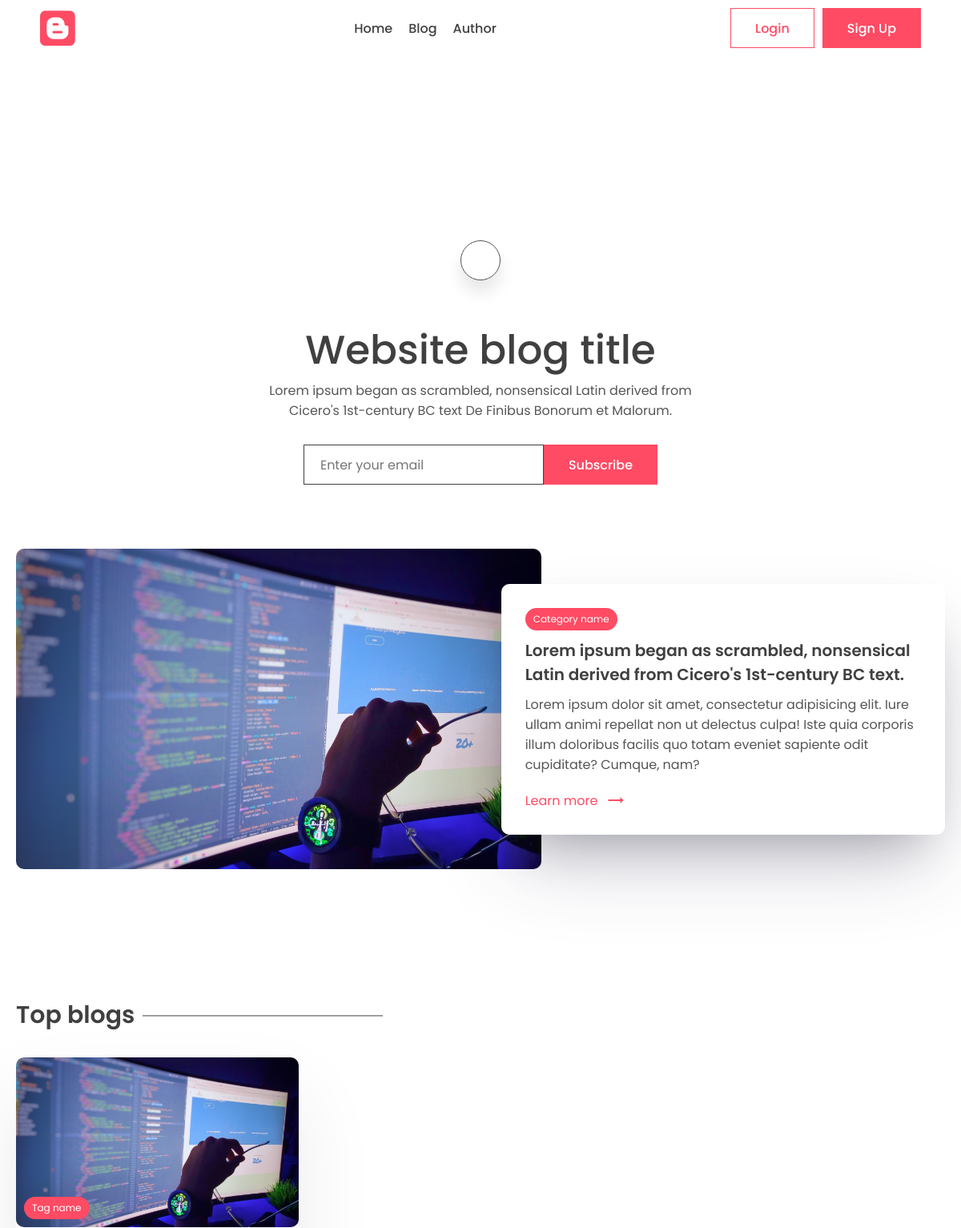
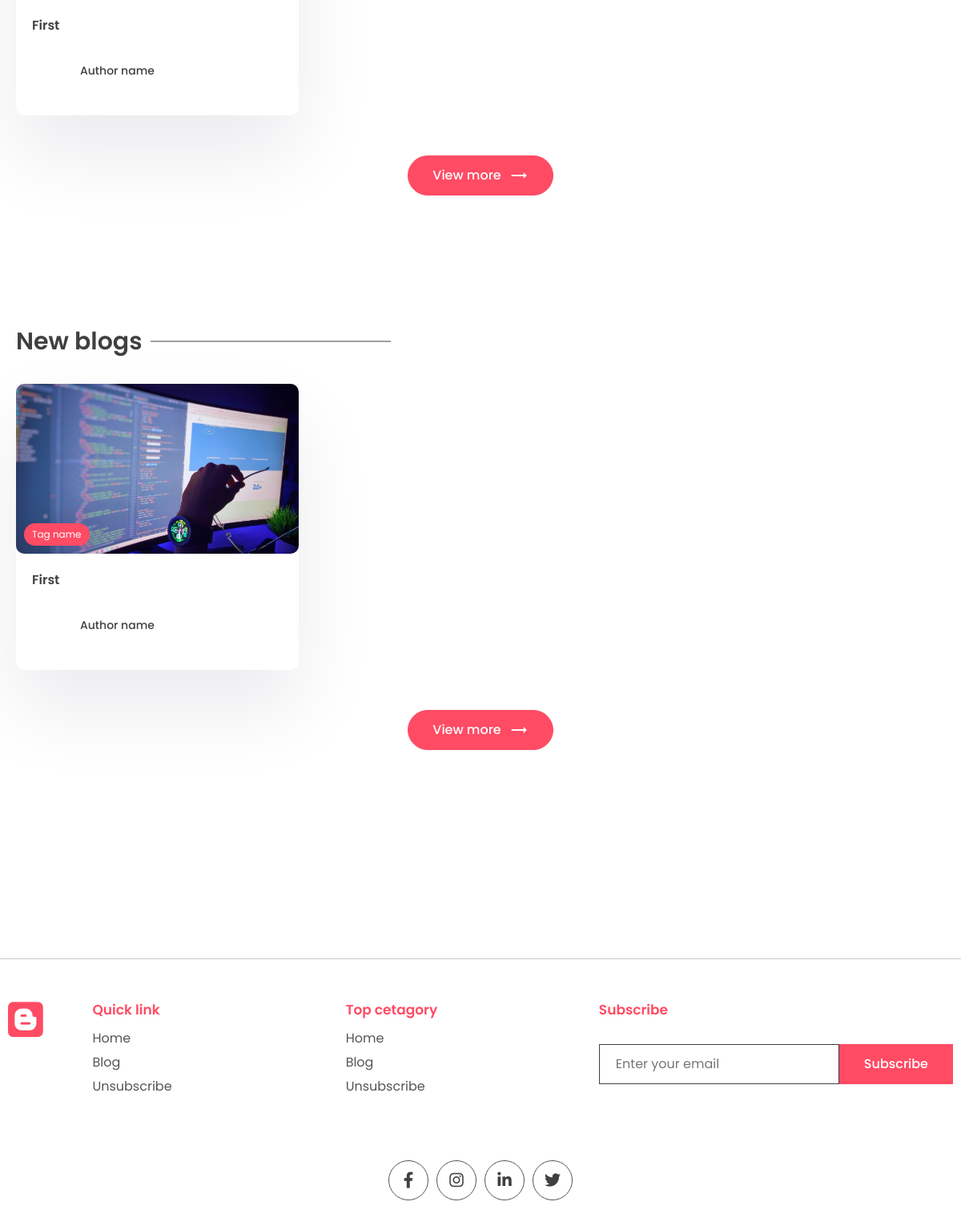
The page / on the database its author committed (2 pictures, top to bottom).
### app/models.py (models this page shows)
class Post(models.Model):
    title=models.CharField(max_length=200)
    content=models.TextField()
    last_updates=models.DateTimeField(auto_now=True)
    slug=models.SlugField(max_length=200,unique=True)
    image=models.ImageField(null=True,blank=True,upload_to="images/")
    tags=models.ManyToManyField(Tag,blank=True,related_name='post')

### app/views.py (the view)
# urls.py: path('', views.index,name="index"),
def index(request):
    posts=Post.objects.all()
    context={'posts':posts}
    return render(request,'app/index.html',context)

### app/templates/app/index.html (shortened to what this page needs)
{% extends "base.html" %}
{% block content%}
    <main class="sp">
      <div class="container">
        <center>
          <div class="search-bar">
            <div class="animated-search" onclick="searchbar()">
            </div>
          </div>
          <div class="typo">
            <h1 class="title">Website blog title</h1>
            <p>
              Lorem ipsum began as scrambled, nonsensical Latin derived from
              Cicero's 1st-century BC text De Finibus Bonorum et Malorum.
            </p>
          </div>
          <div class="newsletter">
            <form method="POST">
              <input
                type="email"
                name="email"
                maxlength="100"
                placeholder="Enter your email"
                required=""
                id="id_email"
              />
              <button class="btn btn-primary">Subscribe</button>
            </form>
          </div>
        </center
        main>
    <section class="sp">
      <div class="container">
        <div class="grid-2">
          <div class="post-img">
            <img src="images/post.png" alt="" />
          </div>
          <div class="post-content">
            <div class="cetagory">
              <p>Category name</p>
            </div>
            <h1>
              Lorem ipsum began as scrambled, nonsensical Latin derived from
              Cicero's 1st-century BC text.
            </h1>
            <p class="des">
              Lorem ipsum dolor sit amet, consectetur adipisicing elit. Iure
              ullam animi repellat non ut delectus culpa! Iste quia corporis
              illum doloribus facilis quo totam eveniet sapiente odit
              cupiditate? Cumque, nam?
            </p>
            <a class="learn" href="#"
              >Learn more <span class="material-icons"> trending_flat </span></a
            >
          </div>
        </div>
      </div>
    </section>
    <section class="sp">
      <div class="container">
        <h1 class="sec-title">Top blogs</h1>
        <div class="grid-3">
            {% for post in posts  %}
          <a href="{% url "post_page" post.slug %}">
            <div class="card">
              <div class="post-img">
                <img src="{{post.image.url}}" alt="" />
                <div class="tag">Tag name</div>
              </div>
              <div class="card-content">
                <h3>
                  {{post.title}}
                </h3>
                <div class="author">
                  <div class="profile-pic">
                  </div>
                  <div class="details">
                    <p>Author name</p>
                  </div>
                </div>
              </div>
            </div>
          {% endfor %}
        </div>
        <center>
          <a href=""><button class="btn btn-primary rounded view">
            View more <span class="material-icons"> trending_flat </span>
          </button></a>
        </center>
      </div>
    </section>
    <section class="sp">
      <div class="container">
        <h1 class="sec-title">New blogs</h1>
        <div class="grid-3">
            {% for post in posts  %}
          <a href="{% url "post_page" post.slug %}">
            <div class="card">
              <div class="post-img">
                <img src="{{post.image.url}}" alt="" />
                <div class="tag">Tag name</div>
              </div>
              <div class="card-content">
                <h3>
                  {{post.title}}
                </h3>
                <div class="author">
                  <div class="profile-pic">
                  </div>
                  <div class="details">
                    <p>Author name</p>
                  </div>
                </div>
              </div>
            </div>
          </a>
          {% endfor %}
        </div>
        <center>
          <a href=""><button class="btn btn-primary rounded view">
            View more <span class="material-icons"> trending_flat </span>
          </button></a>
        </center>
      </div>
    </section>
{% endblock content %}

### app/static/app/style.css (style rules this page uses)
* { margin: 0; padding: 0; box-sizing: border-box; text-decoration: none; border: none; outline: none; list-style: none; font-family: "Poppins", sans-serif; color: var(--black); }
:root { --red: #ff4b64; --black: #404040; --des: #555555; --shadow: #ffffff1a 0px 1px 1px 0px inset, #32325d40 0px 50px 100px -20px, #0000004d 0px 30px 60px -30px; --shadow2: rgba(17, 12, 46, 0.084) 0px 48px 100px 0px; }
html { font-size: 62.5%; }
[class*="grid"] { display: grid; }
img { width: 100%; }
.container { max-width: 1220px; margin: auto; padding: 0 10px; }
p, a { font-size: 1.6rem; color: var(--des); }
input, textarea { font-size: 1.6rem; color: var(--black); }
.btn { cursor: pointer; height: 5rem; padding: 0 3rem; font-size: 1.6rem; font-weight: 500; border: 1px solid var(--red); display: flex; align-items: center; justify-content: center; gap: 1rem; }
.btn span { color: white; }
.btn-primary { background: var(--red); color: white; }
.rounded { border-radius: 5rem; }
.search-bar, .animated-search { width: 5rem; aspect-ratio: 1/1; border: 1px solid var(--des); border-radius: 50%; display: flex; align-items: center; justify-content: center; background: white; box-shadow: 0 15px 20px #00000018; cursor: pointer; margin-top: 10rem; z-index: 2; }
.search-bar { box-shadow: unset; border: none; }
.search-bar .animated-search { margin-top: 0; }
.typo { width: 50%; margin-top: 5rem; }
.title { font-size: 5rem; font-weight: 500; }
.newsletter form { display: flex; align-items: center; justify-content: center; margin-top: 3rem; }
.newsletter input { border: 1px solid var(--black); height: 5rem; width: 30rem; padding: 0 2rem; }
.sp { padding: 8rem 0; }
.grid-2 { grid-template-columns: 1.3fr 1fr; align-items: center; }
.post-img { height: 40rem; width: 100%; overflow: hidden; border-radius: 1rem; }
.post-img img { height: 100%; object-fit: cover; object-position: center; }
.post-content { position: relative; left: -5rem; background: white; border-radius: 1rem; padding: 3rem; box-shadow: var(--shadow); width: calc(100% + 5rem); }
.post-content h1 { font-size: 2rem; font-weight: 600; margin: 1rem 0; }
.cetagory { background: var(--red); width: fit-content; border-radius: 5rem; padding: 0.5rem 1rem; }
.cetagory p { color: white; font-size: 1.2rem; }
.learn { display: flex; align-items: center; gap: 1rem; color: var(--red); margin-top: 2rem; }
.learn span { color: #ff4b64; }
.sec-title { font-size: 3rem; font-weight: 600; position: relative; width: fit-content; margin-bottom: 3rem; }
.sec-title::after { content: ""; position: absolute; right: -31rem; height: 1px; width: 30rem; background: var(--black); top: 50%; transform: translateY(-50%); }
.grid-3 { grid-template-columns: repeat(3, 1fr); gap: 5rem; }
.card { background: white; box-shadow: var(--shadow2); border-radius: 1rem; cursor: pointer; transition: 0.3s; }
.post-img { position: relative; }
.tag { position: absolute; bottom: 1rem; left: 1rem; background: var(--red); color: white; border-radius: 5rem; padding: 0.5rem 1rem; font-size: 1.2rem; }
.card-content { padding: 2rem; padding-bottom: 3rem; }
.card h3 { font-size: 1.6rem; font-weight: 600; }
.card .post-img { width: 100%; height: unset; aspect-ratio: 1/0.6; }
.author { display: flex; align-items: center; gap: 1rem; margin-top: 2rem; }
.profile-pic { width: 5rem; aspect-ratio: 1/1; border-radius: 50%; overflow: hidden; }
.author p { color: var(--black); font-weight: 500; font-size: 1.4rem; }
.view { margin-top: 5rem; }
main { padding-top: 10rem !important; }

### rows shown on the page
Post: image (picture), title "First"
